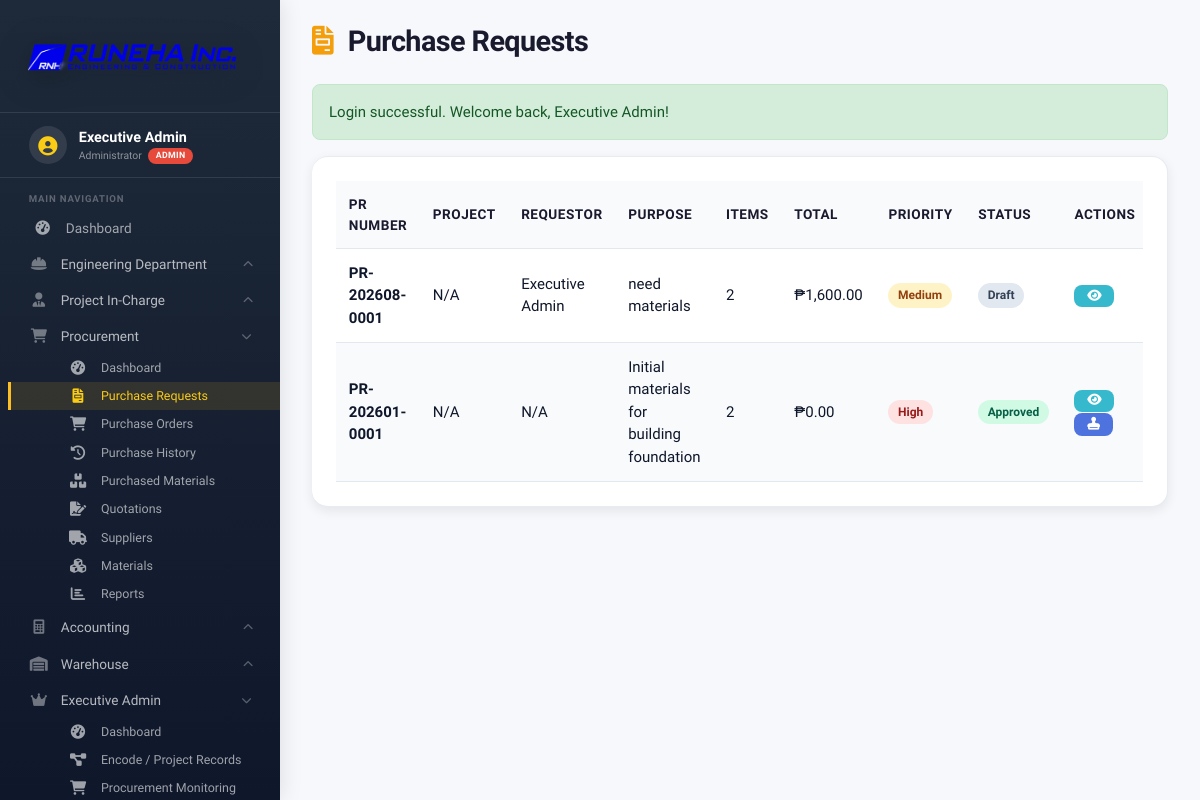
Screenshot of /modules/procurement/purchase_requests.php (signed in) with the database file from the repository.
### tables this page shows
CREATE TABLE IF NOT EXISTS `purchase_requests` (
  `id` BIGINT UNSIGNED NOT NULL AUTO_INCREMENT,
  `pr_number` VARCHAR(50) NOT NULL,
  `project_id` BIGINT UNSIGNED NULL,
  `requestor_id` BIGINT UNSIGNED NOT NULL,
  `purpose` TEXT NOT NULL,
  `priority` ENUM('low','medium','high','urgent') NOT NULL DEFAULT 'medium',
  `status` ENUM('draft','pending','approved','confirmed','rejected','ordered','received') NOT NULL DEFAULT 'pending',
  `total_amount` DECIMAL(15,2) NOT NULL DEFAULT 0.00,
  `approved_by` BIGINT UNSIGNED NULL,
  `approved_at` DATETIME NULL,
  `confirmed_by` BIGINT UNSIGNED NULL,
  `confirmed_at` DATETIME NULL,
  `created_by` BIGINT UNSIGNED NULL,
  `created_at` TIMESTAMP NOT NULL DEFAULT CURRENT_TIMESTAMP,
  `updated_at` TIMESTAMP NULL DEFAULT NULL ON UPDATE CURRENT_TIMESTAMP,
  PRIMARY KEY (`id`),
  UNIQUE KEY `uq_pr_number` (`pr_number`),
  KEY `idx_pr_project` (`project_id`),
  KEY `idx_pr_requestor` (`requestor_id`),
  KEY `idx_pr_approver` (`approved_by`),
  KEY `idx_pr_creator` (`created_by`),
  CONSTRAINT `fk_pr_project` FOREIGN KEY (`project_id`) REFERENCES `projects` (`id`) ON DELETE SET NULL ON UPDATE CASCADE,
  CONSTRAINT `fk_pr_requestor` FOREIGN KEY (`requestor_id`) REFERENCES `users` (`id`) ON DELETE RESTRICT ON UPDATE CASCADE,
  CONSTRAINT `fk_pr_approver` FOREIGN KEY (`approved_by`) REFERENCES `users` (`id`) ON DELETE SET NULL ON UPDATE CASCADE,
  CONSTRAINT `fk_pr_creator` FOREIGN KEY (`created_by`) REFERENCES `users` (`id`) ON DELETE SET NULL ON UPDATE CASCADE
);

CREATE TABLE IF NOT EXISTS `users` (
  `id` BIGINT UNSIGNED NOT NULL AUTO_INCREMENT,
  `username` VARCHAR(100) NOT NULL,
  `password` VARCHAR(255) NOT NULL,
  `full_name` VARCHAR(150) NOT NULL,
  `email` VARCHAR(200) NOT NULL,
  `monthly_salary` DECIMAL(15,2) NOT NULL DEFAULT 0.00,
  `department` ENUM('admin','procurement','engineering','accounting','warehouse') NOT NULL,
  `role` ENUM('admin','manager','staff') NOT NULL DEFAULT 'staff',
  `status` ENUM('active','inactive') NOT NULL DEFAULT 'active',
  `created_at` TIMESTAMP NOT NULL DEFAULT CURRENT_TIMESTAMP,
  `updated_at` TIMESTAMP NULL DEFAULT NULL ON UPDATE CURRENT_TIMESTAMP,
  PRIMARY KEY (`id`),
  UNIQUE KEY `uq_users_username` (`username`),
  UNIQUE KEY `uq_users_email` (`email`)
);

### config/database.php (called while the page is built, shortened)
<?php
function isLoggedIn() {
    return isset($_SESSION['user_id']);
}
function isAdmin() {
    return $_SESSION['department'] === 'admin' && $_SESSION['role'] === 'admin';
}

### includes/auth.php (called while the page is built, shortened)
<?php
if (!function_exists('checkAuth')) {
    require_once __DIR__ . '/../config/database.php';
    function canConfirmPurchaseRequest($status = null) {
        return $status === 'approved';
    }
}

### modules/procurement/purchase_requests.php (the view, shortened to what this page needs)
<?php
require_once '../../config/database.php';
require_once '../../includes/auth.php';
$page_title = 'Purchase Requests';
$action = $_GET['action'] ?? 'list';
$projects = $pdo->query("SELECT id, name, project_code FROM projects WHERE status != 'completed' ORDER BY name")->fetchAll();
$materials = $pdo->query("SELECT id, name, material_code, unit, cost_per_unit FROM materials WHERE status = 'active' ORDER BY name")->fetchAll();
$requests = [];
try {
    $query = "
        SELECT pr.*, u.full_name as requestor_name, u2.full_name as approved_by_name,
               u3.full_name as confirmed_by_name,
               p.name as project_name, p.project_code as project_code,
               (SELECT COUNT(*) FROM purchase_request_items WHERE purchase_request_id = pr.id) as item_count
        FROM purchase_requests pr
        LEFT JOIN users u ON pr.requestor_id = u.id
        LEFT JOIN users u2 ON pr.approved_by = u2.id
        LEFT JOIN users u3 ON pr.confirmed_by = u3.id
        LEFT JOIN projects p ON pr.project_id = p.id
        ORDER BY pr.created_at DESC
    ";
    $requests = $pdo->query($query)->fetchAll();
} catch (PDOException $e) {
    $error = userDatabaseError($e);
}
$request_details = null;
$request_items = [];
include '../../includes/header.php';
?>
<div class="page-header">
    <h1><i class="fas fa-file-invoice"></i> <?php echo $page_title; ?></h1>
</div>
<?php if (isset($_SESSION['success'])): ?>
    <div class="alert alert-success"><?php echo htmlspecialchars($_SESSION['success']); unset($_SESSION['success']); ?></div>
<?php endif; ?>
<?php if ($action === 'add' || $action === 'edit'): ?>
<div class="card">
    <h3><?php echo $action === 'add' ? 'Create New' : 'Edit'; ?> Purchase Request</h3>
    <form method="POST" class="form">
        <?php if ($action === 'edit'): ?>
            <input type="hidden" name="update_request" value="1">
            <input type="hidden" name="pr_number" value="<?php echo htmlspecialchars($request_details['pr_number']); ?>">
        <?php else: ?>
            <input type="hidden" name="add_request" value="1">
        <?php endif; ?>
        <div class="form-row">
            <div class="form-group">
                <label>Project</label>
                <select name="project_id">
                    <option value="">No Project</option>
                    <?php foreach ($projects as $project): ?>
                        <option value="<?php echo $project['id']; ?>" <?php echo ($request_details['project_id'] ?? 0) == $project['id'] ? 'selected' : ''; ?>>
                            <?php echo htmlspecialchars($project['project_code'] . ' - ' . $project['name']); ?>
                        </option>
                    <?php endforeach; ?>
                </select>
            </div>
            <div class="form-group">
                <label>Priority *</label>
                <select name="priority" required>
                    <option value="low" <?php echo ($request_details['priority'] ?? '') == 'low' ? 'selected' : ''; ?>>Low</option>
                    <option value="medium" <?php echo ($request_details['priority'] ?? '') == 'medium' ? 'selected' : ''; ?>>Medium</option>
                    <option value="high" <?php echo ($request_details['priority'] ?? '') == 'high' ? 'selected' : ''; ?>>High</option>
                    <option value="urgent" <?php echo ($request_details['priority'] ?? '') == 'urgent' ? 'selected' : ''; ?>>Urgent</option>
                </select>
            </div>
        </div>
        <div class="form-group">
            <label>Purpose *</label>
            <textarea name="purpose" required rows="3"><?php echo htmlspecialchars($request_details['purpose'] ?? ''); ?></textarea>
        </div>
        <h4 style="margin: 1.5rem 0 1rem;">Requested Items</h4>
        <div id="items-container">
            <?php if (isset($request_items)): ?>
                <?php foreach ($request_items as $index => $item): ?>
                <div class="item-row">
                    <div class="form-row">
                        <div class="form-group" style="flex:2;">
                            <label>Material</label>
                            <select name="items[<?php echo $index; ?>][material_id]" required>
                                <option value="">Select Material</option>
                                <?php foreach ($materials as $material): ?>
                                    <option value="<?php echo $material['id']; ?>" <?php echo $item['material_id'] == $material['id'] ? 'selected' : ''; ?>>
                                        <?php echo htmlspecialchars($material['material_code'] . ' - ' . $material['name']); ?>
                                    </option>
                                <?php endforeach; ?>
                            </select>
                        </div>
                        <div class="form-group">
                            <label>Quantity</label>
                            <input type="number" name="items[<?php echo $index; ?>][quantity]" value="<?php echo $item['quantity']; ?>" min="1" required>
                        </div>
                        <div class="form-group">
                            <label>Unit</label>
                            <input type="text" name="items[<?php echo $index; ?>][unit]" value="<?php echo htmlspecialchars($item['unit'] ?? 'pcs'); ?>" placeholder="pcs">
                        </div>
                        <div class="form-group">
                            <label>Est. Cost (₱)</label>
                            <input type="number" step="0.01" name="items[<?php echo $index; ?>][estimated_cost]" value="<?php echo $item['estimated_cost'] ?? 0; ?>" min="0">
                        </div>
                        <div class="form-group">
                            <label>Remarks</label>
                            <input type="text" name="items[<?php echo $index; ?>][remarks]" value="<?php echo htmlspecialchars($item['remarks'] ?? ''); ?>">
                        </div>
                        <div style="display:flex; align-items:flex-end; padding-bottom: 0.5rem;">
                            <button type="button" class="btn btn-danger btn-sm remove-item"><i class="fas fa-times"></i></button>
                        </div>
                    </div>
                </div>
                <?php endforeach; ?>
            <?php else: ?>
                <div class="item-row">
                    <div class="form-row">
                        <div class="form-group" style="flex:2;">
                            <label>Material</label>
                            <select name="items[0][material_id]" required>
                                <option value="">Select Material</option>
                                <?php foreach ($materials as $material): ?>
                                    <option value="<?php echo $material['id']; ?>">
                                        <?php echo htmlspecialchars($material['material_code'] . ' - ' . $material['name']); ?>
                                    </option>
                                <?php endforeach; ?>
                            </select>
                        </div>
                        <div class="form-group">
                            <label>Quantity</label>
                            <input type="number" name="items[0][quantity]" value="1" min="1" required>
                        </div>
                        <div class="form-group">
                            <label>Unit</label>
                            <input type="text" name="items[0][unit]" value="pcs" placeholder="pcs">
                        </div>
                        <div class="form-group">
                            <label>Est. Cost (₱)</label>
                            <input type="number" step="0.01" name="items[0][estimated_cost]" value="0" min="0">
                        </div>
                        <div class="form-group">
                            <label>Remarks</label>
                            <input type="text" name="items[0][remarks]">
                        </div>
                        <div style="display:flex; align-items:flex-end; padding-bottom: 0.5rem;">
                            <button type="button" class="btn btn-danger btn-sm remove-item"><i class="fas fa-times"></i></button>
                        </div>
                    </div>
                </div>
            <?php endif; ?>
        </div>
        <button type="button" class="btn btn-info" onclick="addItemRow()"><i class="fas fa-plus"></i> Add Item</button>
        <div style="margin-top: 1.5rem;">
            <button type="submit" class="btn btn-primary"><i class="fas fa-save"></i> <?php echo $action === 'add' ? 'Create' : 'Update'; ?> Request</button>
            <a href="purchase_requests.php" class="btn btn-secondary">Cancel</a>
        </div>
    </form>
</div>
<script>
let itemCount = <?php echo isset($request_items) ? count($request_items) : 1; ?>;
function addItemRow() {
    const container = document.getElementById('items-container');
    const row = document.createElement('div');
    row.className = 'item-row';
    row.innerHTML = `
        <div class="form-row">
            <div class="form-group" style="flex:2;">
                <label>Material</label>
                <select name="items[${itemCount}][material_id]" required>
                    <option value="">Select Material</option>
                    <?php foreach ($materials as $material): ?>
                        <option value="<?php echo $material['id']; ?>">
                            <?php echo htmlspecialchars($material['material_code'] . ' - ' . $material['name']); ?>
                        </option>
                    <?php endforeach; ?>
                </select>
            </div>
            <div class="form-group">
                <label>Quantity</label>
                <input type="number" name="items[${itemCount}][quantity]" value="1" min="1" required>
            </div>
            <div class="form-group">
                <label>Unit</label>
                <input type="text" name="items[${itemCount}][unit]" value="pcs" placeholder="pcs">
            </div>
            <div class="form-group">
                <label>Est. Cost (₱)</label>
                <input type="number" step="0.01" name="items[${itemCount}][estimated_cost]" value="0" min="0">
            </div>
            <div class="form-group">
                <label>Remarks</label>
                <input type="text" name="items[${itemCount}][remarks]">
            </div>
            <div style="display:flex; align-items:flex-end; padding-bottom: 0.5rem;">
                <button type="button" class="btn btn-danger btn-sm remove-item"><i class="fas fa-times"></i></button>
            </div>
        </div>
    `;
    container.appendChild(row);
    itemCount++;
    // Attach remove event
    row.querySelector('.remove-item').addEventListener('click', function() {
        row.remove();
    });
}
// Attach remove events to existing remove buttons
document.querySelectorAll('.remove-item').forEach(btn => {
    btn.addEventListener('click', function() {
        const row = this.closest('.item-row');
        if (document.querySelectorAll('.item-row').length > 1) {
            row.remove();
        } else {
            alert('You need at least one item.');
        }
    });
});
</script>
<?php else: ?>
<div class="card">
    <div class="table-responsive">
        <table class="table">
            <thead>
                <tr>
                    <th>PR Number</th>
                    <th>Project</th>
                    <th>Requestor</th>
                    <th>Purpose</th>
                    <th>Items</th>
                    <th>Total</th>
                    <th>Priority</th>
                    <th>Status</th>
                    <th>Actions</th>
                </tr>
            </thead>
            <tbody>
                <?php foreach ($requests as $request): ?>
                <tr>
                    <td><strong><?php echo htmlspecialchars($request['pr_number']); ?></strong></td>
                    <td><?php echo htmlspecialchars($request['project_name'] ?? 'N/A'); ?></td>
                    <td><?php echo htmlspecialchars($request['requestor_name'] ?? 'N/A'); ?></td>
                    <td><?php echo htmlspecialchars(substr($request['purpose'], 0, 50)) . (strlen($request['purpose']) > 50 ? '...' : ''); ?></td>
                    <td><?php echo $request['item_count']; ?></td>
                    <td>₱<?php echo number_format($request['total_amount'] ?? 0, 2); ?></td>
                    <td><span class="badge badge-<?php echo $request['priority']; ?>"><?php echo ucfirst($request['priority']); ?></span></td>
                    <td><span class="badge badge-<?php echo $request['status']; ?>"><?php echo ucfirst($request['status']); ?></span></td>
                    <td>
                        <a href="?action=view&id=<?php echo $request['id']; ?>" class="btn btn-sm btn-info"><i class="fas fa-eye"></i></a>
                        <?php if (canConfirmPurchaseRequest($request['status'])): ?>
                            <form method="POST" style="display:inline;" onsubmit="return confirm('Confirm this PR for PO conversion?');">
                                <button type="submit" class="btn btn-sm btn-primary" title="Admin Confirm"><i class="fas fa-stamp"></i></button>
                            </form>
                        <?php endif; ?>
                    </td>
                </tr>
                <?php endforeach; ?>
            </tbody>
        </table>
    </div>
</div>
<?php endif; ?>
<?php include '../../includes/footer.php'; ?>

### rows the page displays
purchase_requests: pr_number "PR-202608-0001", project_name "N/A", created_by.full_name "Executive Admin", purpose "need materials", item_count "2", total_amount "1,600.00", priority "Medium", status "Draft"
purchase_requests: pr_number "PR-202601-0001", project_name "N/A", requestor_name "N/A", purpose "Initial materials for building foundation", item_count "2", total_amount "0.00", priority "High", status "Approved"

### other values shown
$_SESSION['full_name'] "Executive Admin"
getDepartmentName($department) "Administrator"
$page_title "Purchase Requests"
$_SESSION['success'] "Login successful. Welcome back, Executive Admin!"
